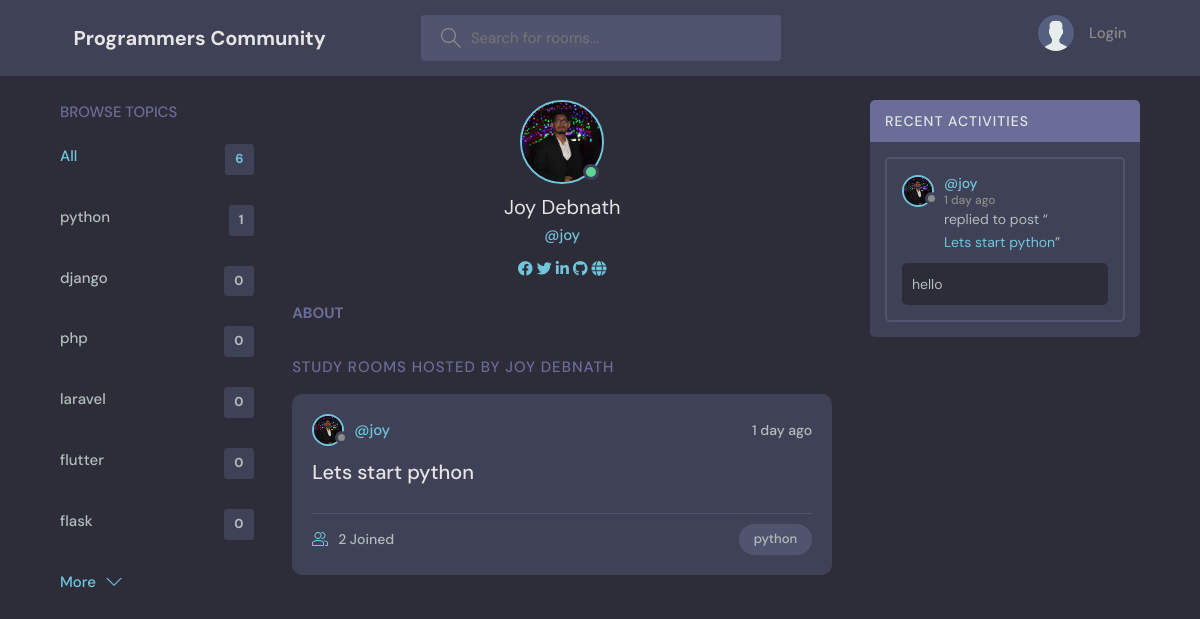
The app's page /profile/1/, older data.
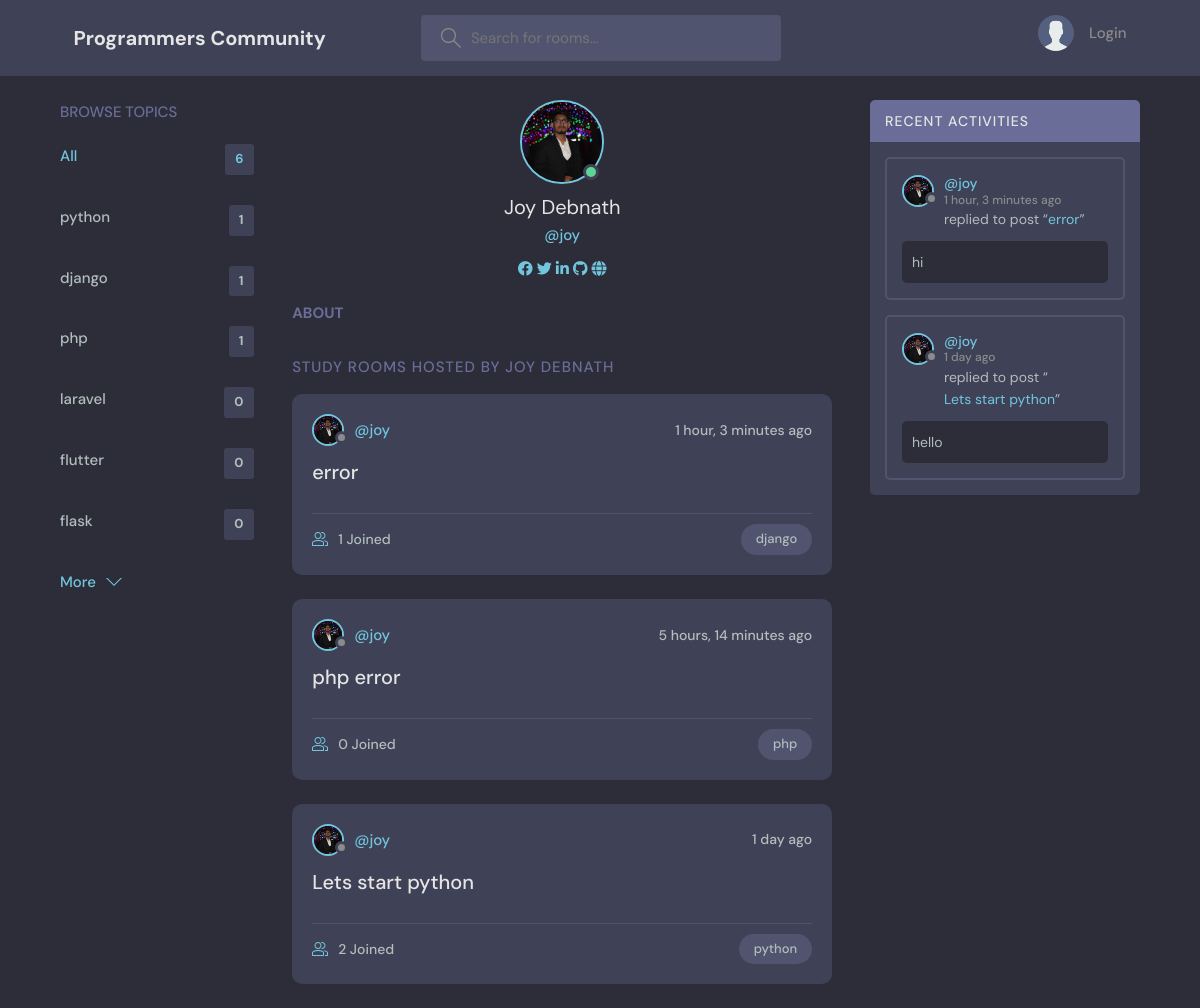
The same page, newer data.
### base/models.py (models this page shows, shortened)
class Topic(models.Model):
    name = models.CharField(max_length=200)

class User(AbstractUser):
    name = models.CharField(max_length=300, null=True)
    email = models.EmailField(unique=True, null=True)
    bio = models.TextField(null=True)
    avatar = models.ImageField(default='avatar.svg', null=True)
    facebook = models.CharField(max_length=300, null=True, blank=True)
    twitter = models.CharField(max_length=300, null=True, blank=True)
    linkedin = models.CharField(max_length=300, null=True, blank=True)
    github = models.CharField(max_length=300, null=True, blank=True)
    website = models.URLField(null=True, blank=True)
    USERNAME_FIELD = 'email'
    REQUIRED_FIELDS = ['username']

class Room(models.Model):
    host = models.ForeignKey(User, on_delete=models.SET_NULL, null=True)
    topic = models.ForeignKey(Topic, on_delete=models.SET_NULL, null=True)
    name = models.CharField(max_length = 200)
    description = models.TextField(null = True, blank = True)
    participants = models.ManyToManyField(User, related_name='participants', blank=True)
    updated = models.DateTimeField(auto_now = True)
    created = models.DateTimeField(auto_now_add = True)
    class Meta:
        ordering = ['-updated', '-created']
    def __str__(self):
        return self.name

class Message(models.Model):
    user = models.ForeignKey(User, on_delete=models.CASCADE)
    room = models.ForeignKey(Room, on_delete=models.CASCADE)
    body = models.TextField()
    updated = models.DateTimeField(auto_now = True)
    created = models.DateTimeField(auto_now_add = True)
    class Meta:
        ordering = ['-updated', '-created']

### base/views.py (the view)
# urls.py: path('profile/<str:pk>/', views.userProfile, name='profile'),
def userProfile(request, pk):
    user = User.objects.get(id=pk)
    rooms = user.room_set.all()
    room_messages = user.message_set.all()
    topics = Topic.objects.all()
    context = {'user':user, 'rooms':rooms, 'room_messages':room_messages, 'topics':topics}
    return render(request, 'base/profile.html', context)

### base/templates/base/profile.html (shortened to what this page needs)
{% extends 'base.html' %}
{% load static %}
{% block content %}
  <main class="profile-page layout layout--3">
    <div class="container">
      {% include 'base/topics_component.html' %}
      <div class="roomList">
        <div class="profile">
          <div class="profile__avatar">
            <div class="avatar avatar--large active">
              <img src="{{ user.avatar.url }}" />
            </div>
          </div>
          <div class="profile__info">
            <h3>{{ user.name|title }}</h3>
            <p>@{{ user.username }}</p>
            <div class="row">
              <div class="Col">
                {% if user.facebook %}
                      <a href="https://facebook.com/{{user.facebook}}" target="_blank"><i class="fa-brands fa-facebook"></i></a>
                {% endif %}
                {% if user.twitter %}
                      <a href="https://twitter.com/{{user.twitter}}" target="_blank"><i class="fa-brands fa-twitter"></i></a>
                {% endif %}
                {% if user.linkedin %}
                      <a href="https://www.linkedin.com/in/{{user.linkedin}}" target="_blank"><i class="fa-brands fa-linkedin-in"></i></a>
                {% endif %}
                {% if user.github %}
                      <a href="http://github.com/{{user.github}}" target="_blank"><i class="fa-brands fa-github"></i></a>
                {% endif %}
                {% if user.website %}
                      <a href="{{user.website}}" target="_blank"><i class="fa-solid fa-globe"></i></a>
                {% endif %}
              </div>
          </div>
          </div>
          <div class="profile__about">
            <h3>About</h3>
          </div>
        </div>
        <div class="roomList__header">
          <div>
            <h2>Study Rooms Hosted by {{ user.name }}</a>
            </h2>
          </div>
        </div>
        {% include 'base/feed_component.html' %}
      </div>
      <div class="activities">
        {% include 'base/activity_component.html' %}
      </div>
    </div>
  </main>
{% endblock %}

### templates/base.html (shortened to what this page needs)
<!DOCTYPE html>
{% load static %}
<html lang="en">
  <head>
    <link rel="stylesheet" href="{% static 'style/main.css' %}">
    <link rel="stylesheet" href="https://cdnjs.cloudflare.com/ajax/libs/font-awesome/6.1.1/css/all.min.css" />
  </head>
  <body>
    {% include 'navbar.html' %}
    {% block content %}
    {% endblock %}
  </body>
</html>

### templates/navbar.html (shortened to what this page needs)
{% load static %}
<header class="header header--loggedIn">
    <div class="container">
      <a href="{% url 'home' %}" class="header__logo">
        <h1>Programmers Community</h1>
      </a>
      <form class="header__search" method="GET" action="{% url 'home' %}">
        <label>
          <input name="q" placeholder="Search for rooms..." />
        </label>
      </form>
      <nav class="header__menu">
    {% if request.user.is_authenticated %}
        <div class="header__user">
          <a href="{% url 'profile' user.id %}">
            <div class="avatar avatar--medium active">
              <img src="{{ request.user.avatar.url }}" />
            </div>
            <p>{{ request.user.name|title }} <span>@{{ request.user.username }}</span></p>
          </a>
          <button class="dropdown-button">
            <svg version="1.1" xmlns="http://www.w3.org/2000/svg" width="32" height="32" viewBox="0 0 32 32">
              <title>chevron-down</title>
              <path d="M16 21l-13-13h-3l16 16 16-16h-3l-13 13z"></path>
            </svg>
          </button>
        </div>
        <div class="dropdown-menu">
          <a href="{% url 'update-user' %}" class="dropdown-link"><svg version="1.1" xmlns="http://www.w3.org/2000/svg" width="32" height="32" viewBox="0 0 32 32">
              <title>tools</title>
              <path d="M27.465 32c-1.211 0-2.35-0.471-3.207-1.328l-9.392-9.391c-2.369 0.898-4.898 0.951-7.355 0.15-3.274-1.074-5.869-3.67-6.943-6.942-0.879-2.682-0.734-5.45 0.419-8.004 0.135-0.299 0.408-0.512 0.731-0.572 0.32-0.051 0.654 0.045 0.887 0.277l5.394 5.395 3.586-3.586-5.394-5.395c-0.232-0.232-0.336-0.564-0.276-0.887s0.272-0.596 0.572-0.732c2.552-1.152 5.318-1.295 8.001-0.418 3.274 1.074 5.869 3.67 6.943 6.942 0.806 2.457 0.752 4.987-0.15 7.358l9.392 9.391c0.844 0.842 1.328 2.012 1.328 3.207-0 2.5-2.034 4.535-4.535 4.535zM15.101 19.102c0.26 0 0.516 0.102 0.707 0.293l9.864 9.863c0.479 0.479 1.116 0.742 1.793 0.742 1.398 0 2.535-1.137 2.535-2.535 0-0.668-0.27-1.322-0.742-1.793l-9.864-9.863c-0.294-0.295-0.376-0.74-0.204-1.119 0.943-2.090 1.061-4.357 0.341-6.555-0.863-2.631-3.034-4.801-5.665-5.666-1.713-0.561-3.468-0.609-5.145-0.164l4.986 4.988c0.391 0.391 0.391 1.023 0 1.414l-5 5c-0.188 0.188-0.441 0.293-0.707 0.293s-0.52-0.105-0.707-0.293l-4.987-4.988c-0.45 1.682-0.397 3.436 0.164 5.146 0.863 2.631 3.034 4.801 5.665 5.666 2.2 0.721 4.466 0.604 6.555-0.342 0.132-0.059 0.271-0.088 0.411-0.088z"></path>
            </svg>
            Settings</a>
          <a href="{% url 'logout' %}" class="dropdown-link"><svg version="1.1" xmlns="http://www.w3.org/2000/svg" width="32" height="32" viewBox="0 0 32 32">
              <title>sign-out</title>
              <path
                d="M3 0h22c0.553 0 1 0 1 0.553l-0 3.447h-2v-2h-20v28h20v-2h2l0 3.447c0 0.553-0.447 0.553-1 0.553h-22c-0.553 0-1-0.447-1-1v-30c0-0.553 0.447-1 1-1z"></path>
              <path d="M21.879 21.293l1.414 1.414 6.707-6.707-6.707-6.707-1.414 1.414 4.293 4.293h-14.172v2h14.172l-4.293 4.293z"></path>
            </svg>
            Logout</a>
        </div>
        {% else %}
            <a href="{% url 'login' %}">
            <img src="{% static 'images/avatar.svg' %}" />
            <p>Login</p>
            </a>
        {% endif %}
      </nav>
    </div>
  </header>

### base/templates/base/topics_component.html
<div class="topics">
    <div class="topics__header">
      <h2>Browse Topics</h2>
    </div>
    <ul class="topics__list">
    <li>
        <a href="{% url 'home' %}" class="active">All <span>{{ topics.count }}</span></a>
    </li>
    {% for topic in topics %}
        <li>
            <a href="{% url 'home' %}?q={{ topic.name }}">{{ topic.name }} <span>{{ topic.room_set.all.count }}</span></a>
        </li>
    {% endfor %}
    </ul>
    <a class="btn btn--link" href="{% url 'topics' %}">
      More
      <svg version="1.1" xmlns="http://www.w3.org/2000/svg" width="32" height="32" viewBox="0 0 32 32">
        <title>chevron-down</title>
        <path d="M16 21l-13-13h-3l16 16 16-16h-3l-13 13z"></path>
      </svg>
    </a>
  </div>

### base/templates/base/feed_component.html (shortened to what this page needs)
{% for room in rooms %}
<div class="roomListRoom">
    <div class="roomListRoom__header">
        <a href="{% url 'profile' room.host.id %}" class="roomListRoom__author">
            <div class="avatar avatar--small">
                <img src="{{ room.host.avatar.url }}" />
            </div>
            <span>@{{room.host.username}}</span>
        </a>
        <div class="roomListRoom__actions">
            <span>{{room.created|timesince}} ago</span>
        </div>
    </div>
    <div class="roomListRoom__content">
        <a href="{% url 'room' room.id %}">{{room.name}}</a>
    </div>
    <div class="roomListRoom__meta">
        <a href="{% url 'room' room.id %}" class="roomListRoom__joined">
            {{room.participants.all.count}} Joined
        </a>
        <p class="roomListRoom__topic">{{room.topic.name}}</p>
    </div>
</div>
{% endfor %}

### base/templates/base/activity_component.html (shortened to what this page needs)
<div class="activities">
    <div class="activities__header">
        <h2>Recent Activities</h2>
    </div>
    {% for message in room_messages %}
    <div class="activities__box">
        <div class="activities__boxHeader roomListRoom__header">
            <a href="{% url 'profile' message.user.id %}" class="roomListRoom__author">
                <div class="avatar avatar--small">
                    <img src="{{ message.user.avatar.url }}" />
                </div>
                <p>
                    @{{ message.user.username }}
                    <span>{{ message.created|timesince }} ago</span>
                </p>
            </a>
        </div>
        <div class="activities__boxContent">
            <p>replied to post “<a href="{% url 'room' message.room.id %}">{{ message.room }}</a>”</p>
            <div class="activities__boxRoomContent">{{ message.body }}</div>
        </div>
    </div>
    {% endfor %}
</div>

Row changes from the older to the newer data that the page shows:
computed for Topic "django": room_set.all.count "0" → "1"
computed for Topic "php": room_set.all.count "0" → "1"
added Room: host.avatar (picture), host.username "joy", created "1 hour, 3 minutes", name "error", participants.all.count "1", topic.name "django"
added Room: host.avatar (picture), host.username "joy", created "5 hours, 14 minutes", name "php error", participants.all.count "0", topic.name "php"
added Message: user.avatar (picture), user.username "joy", created "1 hour, 3 minutes", room "error", body "hi"
